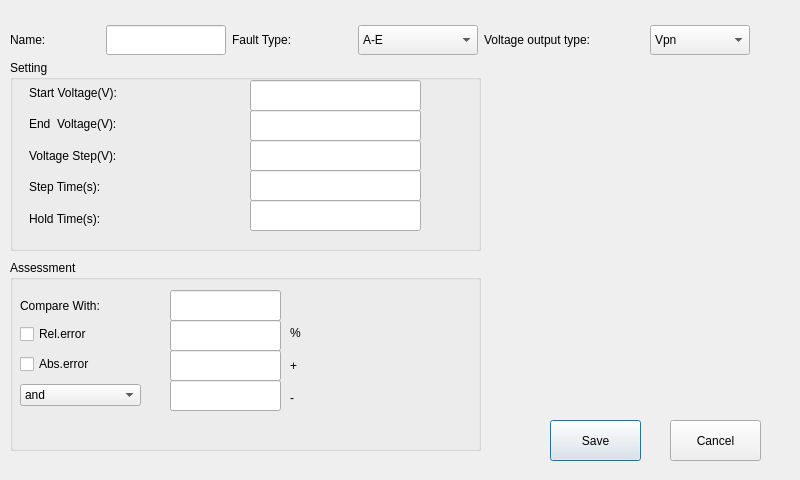
<?xml version="1.0" encoding="UTF-8"?>
<ui version="4.0">
 <class>VolPickup</class>
 <widget class="QDialog" name="VolPickup">
  <property name="geometry">
   <rect>
    <x>0</x>
    <y>0</y>
    <width>800</width>
    <height>480</height>
   </rect>
  </property>
  <property name="windowTitle">
   <string>Dialog</string>
  </property>
  <widget class="QPushButton" name="pushButton">
   <property name="geometry">
    <rect>
     <x>550</x>
     <y>420</y>
     <width>91</width>
     <height>41</height>
    </rect>
   </property>
   <property name="text">
    <string>Save</string>
   </property>
  </widget>
  <widget class="QPushButton" name="pushButton_2">
   <property name="geometry">
    <rect>
     <x>670</x>
     <y>420</y>
     <width>91</width>
     <height>41</height>
    </rect>
   </property>
   <property name="text">
    <string>Cancel</string>
   </property>
  </widget>
  <widget class="QGroupBox" name="groupBox">
   <property name="geometry">
    <rect>
     <x>10</x>
     <y>60</y>
     <width>471</width>
     <height>191</height>
    </rect>
   </property>
   <property name="title">
    <string>Setting</string>
   </property>
   <widget class="QLineEdit" name="lineEdit_2">
    <property name="geometry">
     <rect>
      <x>240</x>
      <y>20</y>
      <width>171</width>
      <height>31</height>
     </rect>
    </property>
   </widget>
   <widget class="QLineEdit" name="lineEdit_3">
    <property name="geometry">
     <rect>
      <x>240</x>
      <y>50</y>
      <width>171</width>
      <height>31</height>
     </rect>
    </property>
   </widget>
   <widget class="QLineEdit" name="lineEdit_6">
    <property name="geometry">
     <rect>
      <x>240</x>
      <y>140</y>
      <width>171</width>
      <height>31</height>
     </rect>
    </property>
   </widget>
   <widget class="QLineEdit" name="lineEdit_5">
    <property name="geometry">
     <rect>
      <x>240</x>
      <y>110</y>
      <width>171</width>
      <height>31</height>
     </rect>
    </property>
   </widget>
   <widget class="QLineEdit" name="lineEdit_4">
    <property name="geometry">
     <rect>
      <x>240</x>
      <y>80</y>
      <width>171</width>
      <height>31</height>
     </rect>
    </property>
   </widget>
   <widget class="QWidget" name="verticalLayoutWidget">
    <property name="geometry">
     <rect>
      <x>19</x>
      <y>20</y>
      <width>221</width>
      <height>151</height>
     </rect>
    </property>
    <layout class="QVBoxLayout" name="verticalLayout">
     <item>
      <widget class="QLabel" name="label_2">
       <property name="text">
        <string>Start Voltage(V):</string>
       </property>
      </widget>
     </item>
     <item>
      <widget class="QLabel" name="label_3">
       <property name="text">
        <string>End  Voltage(V):</string>
       </property>
      </widget>
     </item>
     <item>
      <widget class="QLabel" name="label_4">
       <property name="text">
        <string>Voltage Step(V):</string>
       </property>
      </widget>
     </item>
     <item>
      <widget class="QLabel" name="label_5">
       <property name="text">
        <string>Step Time(s):</string>
       </property>
      </widget>
     </item>
     <item>
      <widget class="QLabel" name="label_6">
       <property name="text">
        <string>Hold Time(s):</string>
       </property>
      </widget>
     </item>
    </layout>
   </widget>
  </widget>
  <widget class="QGroupBox" name="groupBox_2">
   <property name="geometry">
    <rect>
     <x>10</x>
     <y>260</y>
     <width>471</width>
     <height>191</height>
    </rect>
   </property>
   <property name="title">
    <string>Assessment</string>
   </property>
   <widget class="QLineEdit" name="lineEdit_7">
    <property name="geometry">
     <rect>
      <x>160</x>
      <y>30</y>
      <width>111</width>
      <height>31</height>
     </rect>
    </property>
   </widget>
   <widget class="QLineEdit" name="lineEdit_8">
    <property name="geometry">
     <rect>
      <x>160</x>
      <y>60</y>
      <width>111</width>
      <height>31</height>
     </rect>
    </property>
   </widget>
   <widget class="QLineEdit" name="lineEdit_9">
    <property name="geometry">
     <rect>
      <x>160</x>
      <y>90</y>
      <width>111</width>
      <height>31</height>
     </rect>
    </property>
   </widget>
   <widget class="QLineEdit" name="lineEdit_10">
    <property name="geometry">
     <rect>
      <x>160</x>
      <y>120</y>
      <width>111</width>
      <height>31</height>
     </rect>
    </property>
   </widget>
   <widget class="QLabel" name="label_8">
    <property name="geometry">
     <rect>
      <x>10</x>
      <y>30</y>
      <width>119</width>
      <height>31</height>
     </rect>
    </property>
    <property name="text">
     <string>Compare With:</string>
    </property>
   </widget>
   <widget class="QWidget" name="verticalLayoutWidget_3">
    <property name="geometry">
     <rect>
      <x>10</x>
      <y>60</y>
      <width>121</width>
      <height>91</height>
     </rect>
    </property>
    <layout class="QVBoxLayout" name="verticalLayout_3">
     <item>
      <widget class="QCheckBox" name="checkBox">
       <property name="text">
        <string>Rel.error</string>
       </property>
      </widget>
     </item>
     <item>
      <widget class="QCheckBox" name="checkBox_2">
       <property name="text">
        <string>Abs.error</string>
       </property>
      </widget>
     </item>
     <item>
      <widget class="QComboBox" name="comboBox_3">
       <item>
        <property name="text">
         <string>and</string>
        </property>
       </item>
       <item>
        <property name="text">
         <string>or</string>
        </property>
       </item>
      </widget>
     </item>
    </layout>
   </widget>
   <widget class="QWidget" name="verticalLayoutWidget_2">
    <property name="geometry">
     <rect>
      <x>280</x>
      <y>60</y>
      <width>41</width>
      <height>91</height>
     </rect>
    </property>
    <layout class="QVBoxLayout" name="verticalLayout_2">
     <item>
      <widget class="QLabel" name="label_9">
       <property name="text">
        <string>%</string>
       </property>
      </widget>
     </item>
     <item>
      <widget class="QLabel" name="label_10">
       <property name="text">
        <string>+</string>
       </property>
      </widget>
     </item>
     <item>
      <widget class="QLabel" name="label_11">
       <property name="text">
        <string>-</string>
       </property>
      </widget>
     </item>
    </layout>
   </widget>
  </widget>
  <widget class="QWidget" name="horizontalLayoutWidget">
   <property name="geometry">
    <rect>
     <x>10</x>
     <y>20</y>
     <width>742</width>
     <height>41</height>
    </rect>
   </property>
   <layout class="QHBoxLayout" name="horizontalLayout">
    <item>
     <widget class="QLabel" name="label">
      <property name="sizePolicy">
       <sizepolicy hsizetype="Fixed" vsizetype="Fixed">
        <horstretch>0</horstretch>
        <verstretch>0</verstretch>
       </sizepolicy>
      </property>
      <property name="minimumSize">
       <size>
        <width>90</width>
        <height>30</height>
       </size>
      </property>
      <property name="text">
       <string>Name:</string>
      </property>
     </widget>
    </item>
    <item>
     <widget class="QLineEdit" name="lineEdit">
      <property name="sizePolicy">
       <sizepolicy hsizetype="Fixed" vsizetype="Fixed">
        <horstretch>0</horstretch>
        <verstretch>0</verstretch>
       </sizepolicy>
      </property>
      <property name="minimumSize">
       <size>
        <width>120</width>
        <height>30</height>
       </size>
      </property>
     </widget>
    </item>
    <item>
     <widget class="QLabel" name="label_7">
      <property name="sizePolicy">
       <sizepolicy hsizetype="Fixed" vsizetype="Fixed">
        <horstretch>0</horstretch>
        <verstretch>0</verstretch>
       </sizepolicy>
      </property>
      <property name="minimumSize">
       <size>
        <width>120</width>
        <height>30</height>
       </size>
      </property>
      <property name="text">
       <string>Fault Type:</string>
      </property>
     </widget>
    </item>
    <item>
     <widget class="QComboBox" name="comboBox">
      <property name="sizePolicy">
       <sizepolicy hsizetype="Fixed" vsizetype="Fixed">
        <horstretch>0</horstretch>
        <verstretch>0</verstretch>
       </sizepolicy>
      </property>
      <property name="minimumSize">
       <size>
        <width>120</width>
        <height>30</height>
       </size>
      </property>
      <item>
       <property name="text">
        <string>A-E</string>
       </property>
      </item>
      <item>
       <property name="text">
        <string>B-E</string>
       </property>
      </item>
      <item>
       <property name="text">
        <string>C-E</string>
       </property>
      </item>
      <item>
       <property name="text">
        <string>A-B</string>
       </property>
      </item>
      <item>
       <property name="text">
        <string>B-C</string>
       </property>
      </item>
      <item>
       <property name="text">
        <string>C-A</string>
       </property>
      </item>
      <item>
       <property name="text">
        <string>A-B-C</string>
       </property>
      </item>
     </widget>
    </item>
    <item>
     <widget class="QLabel" name="label_12">
      <property name="sizePolicy">
       <sizepolicy hsizetype="Fixed" vsizetype="Fixed">
        <horstretch>0</horstretch>
        <verstretch>0</verstretch>
       </sizepolicy>
      </property>
      <property name="minimumSize">
       <size>
        <width>160</width>
        <height>30</height>
       </size>
      </property>
      <property name="text">
       <string>Voltage output type:</string>
      </property>
     </widget>
    </item>
    <item>
     <widget class="QComboBox" name="comboBox_2">
      <property name="sizePolicy">
       <sizepolicy hsizetype="Fixed" vsizetype="Fixed">
        <horstretch>0</horstretch>
        <verstretch>0</verstretch>
       </sizepolicy>
      </property>
      <property name="minimumSize">
       <size>
        <width>100</width>
        <height>30</height>
       </size>
      </property>
      <item>
       <property name="text">
        <string>Vpn</string>
       </property>
      </item>
      <item>
       <property name="text">
        <string>Vpp</string>
       </property>
      </item>
     </widget>
    </item>
   </layout>
  </widget>
 </widget>
 <resources/>
 <connections/>
</ui>
